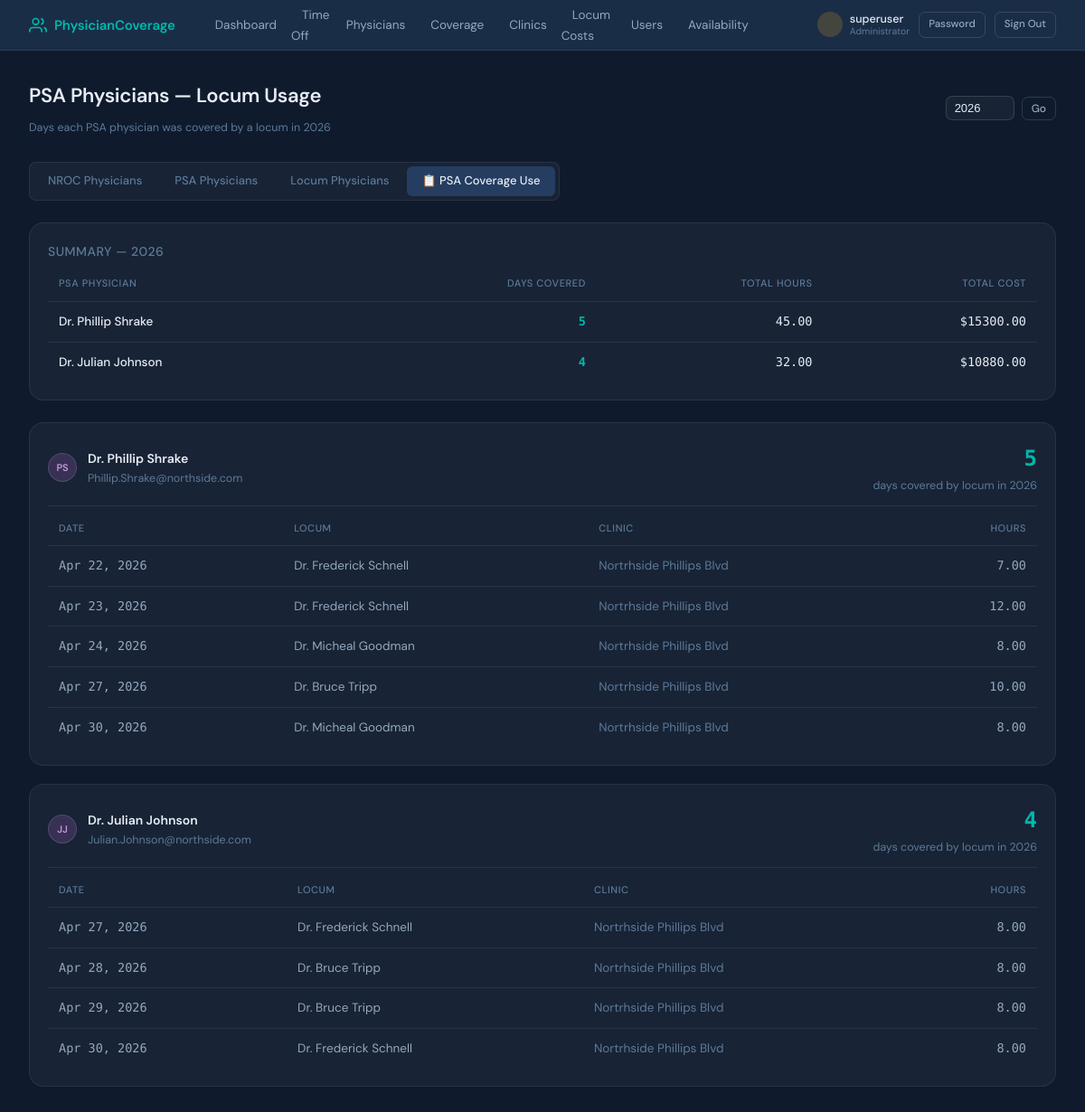
Screenshot of /physicians/psa/coverage-requests/ (signed in) with the database file from the repository.
### coverage_tracker/models.py (models this page shows, shortened)
class UserProfile(models.Model):
    ROLE_CHOICES = [
        ('admin', 'Administrator'),
        ('physician_admin', 'Physician Administrator'),
        ('physician', 'Physician'),
    ]
    SCOPE_CHOICES = [
        ('nroc', 'NROC Physicians'),
        ('psa', 'PSA Physicians'),
        ('all', 'Both NROC and PSA'),
    ]
    user = models.OneToOneField(User, on_delete=models.CASCADE, related_name='profile')
    role = models.CharField(max_length=20, choices=ROLE_CHOICES, default='physician')
    scope = models.CharField(
        max_length=10, choices=SCOPE_CHOICES, default='nroc',
        help_text="Which physician group this login represents."
    )
    physician = models.OneToOneField(
        Physician, on_delete=models.SET_NULL, null=True, blank=True,
        help_text="Optional: link to a specific physician record (not required for shared logins)."
    )
    @property
    def is_admin(self):
        return self.role == 'admin' or self.user.is_superuser

class Physician(models.Model):
    PHYSICIAN_TYPE_CHOICES = [
        ('regular', 'NROC Physician'),
        ('locum', 'Locum / Covering Physician'),
        ('psa', 'PSA Physician'),
    ]
    user = models.OneToOneField(User, on_delete=models.CASCADE, null=True, blank=True)
    first_name = models.CharField(max_length=100)
    last_name = models.CharField(max_length=100)
    email = models.EmailField(unique=True)
    physician_type = models.CharField(max_length=10, choices=PHYSICIAN_TYPE_CHOICES, default='regular')
    total_vacation_days = models.PositiveIntegerField(
        default=20,
        help_text="Annual vacation day allocation (for NROC physicians)"
    )
    daily_rate = models.DecimalField(
        max_digits=10, decimal_places=2, null=True, blank=True,
        help_text="Legacy / standard daily rate (kept for reference — hourly rate is used for pay)"
    )
    hourly_rate = models.DecimalField(
        max_digits=10, decimal_places=2, null=True, blank=True,
        help_text="Hourly rate for locum physicians. Daily pay = hourly rate × hours worked."
    )
    agency = models.CharField(
        max_length=200, blank=True,
        help_text="Staffing agency name (for locum physicians)"
    )
    is_active = models.BooleanField(default=True)
    class Meta:
        ordering = ['physician_type', 'last_name', 'first_name']
    def __str__(self):
        return f"Dr. {self.first_name} {self.last_name}"

class CoverageAssignment(models.Model):
    clinic = models.ForeignKey(Clinic, on_delete=models.CASCADE, related_name='coverage_assignments')
    hours = models.DecimalField(max_digits=5, decimal_places=2, null=True, blank=True)
    covering_physician = models.ForeignKey(
        Physician, on_delete=models.CASCADE, related_name='coverage_assignments',
        limit_choices_to={'physician_type': 'locum'},
        help_text="Locum physician providing coverage"
    )
    covered_physician = models.ForeignKey(
        Physician, on_delete=models.CASCADE, related_name='covered_assignments',
        null=True, blank=True,
        limit_choices_to={'physician_type': 'regular'},
        help_text="NROC physician being covered (optional)"
    )
    date = models.DateField()
    hourly_rate_override = models.DecimalField(
        max_digits=10, decimal_places=2, null=True, blank=True,
        help_text="Override the locum's standard hourly rate for this specific assignment"
    )
    daily_rate_override = models.DecimalField(
        max_digits=10, decimal_places=2, null=True, blank=True,
        help_text="Override the locum's standard daily rate for this specific assignment"
    )
    notes = models.TextField(blank=True)
    created_at = models.DateTimeField(auto_now_add=True)
    class Meta:
        ordering = ['date', 'clinic']
        unique_together = ['clinic', 'covering_physician', 'date']
    @property
    def effective_hourly_rate(self):
        if self.hourly_rate_override is not None:
            return self.hourly_rate_override
        return self.covering_physician.hourly_rate or Decimal('0.00')
    @property
    def effective_daily_rate(self):
        if self.hourly_rate_override is not None or self.covering_physician.hourly_rate:
            return (self.effective_hourly_rate * self.hours).quantize(Decimal('0.01'))
        if self.daily_rate_override is not None:
            return self.daily_rate_override
        return self.covering_physician.daily_rate or Decimal('0.00')
    @property
    def cost(self):
        return self.effective_daily_rate

class Clinic(models.Model):
    name = models.CharField(max_length=200)
    location = models.CharField(max_length=200, blank=True)
    regular_physicians = models.ManyToManyField(
        'Physician',
        blank=True,
        related_name='assigned_clinics',
        limit_choices_to={'physician_type__in': ['regualr', 'psa']},
        help_text= "NROC and PSA physicians permanently assigned to this clinic"
    )
    is_active = models.BooleanField(default=True)
    class Meta:
        ordering = ['name']

### coverage_tracker/views.py (the view)
# urls.py: path('physicians/psa/coverage-requests/', views.psa_coverage_request_view, name='psa_coverage_request'),
@login_required_custom
def psa_coverage_request_view(request):
    year = int(request.GET.get('year', date.today().year))
    physicians = Physician.objects.filter(is_active=True, physician_type='psa').order_by('last_name', 'first_name')
    data = []
    for p in physicians:
        assignments = CoverageAssignment.objects.filter(
            covered_physician=p, date__year=year,
        ).select_related('covering_physician', 'clinic').order_by('date')
        total_hours = sum((a.hours for a in assignments), Decimal('0.00'))
        total_cost = sum((a.cost for a in assignments), Decimal('0.00'))
        data.append({
            'physician': p,
            'assignments': assignments,
            'total': len(assignments),
            'total_hours': total_hours,
            'total_cost': total_cost,
        })
    data.sort(key=lambda r: r['total'], reverse=True)
    return render(request, 'coverage_tracker/psa_coverage_requests.html', {
        'data': data,
        'year': year,
    })

### coverage_tracker/templates/coverage_tracker/psa_coverage_requests.html (shortened to what this page needs)
{% extends "coverage_tracker/base.html" %}
{% block content %}
<div class="page-header">
  <div>
    <h1>PSA Physicians — Locum Usage</h1>
    <p class="text-muted text-sm mt-1">Days each PSA physician was covered by a locum in {{ year }}</p>
  </div>
  <div class="flex gap-2">
    <form method="get" style="display:flex;gap:8px;align-items:center;">
      <input type="number" name="year" value="{{ year }}" min="2020" max="2035"
        style="width:76px;background:var(--card);border:1px solid var(--border-2);border-radius:7px;color:var(--text);padding:5px 9px;font-size:13px;outline:none;">
      <button type="submit" class="btn btn-ghost btn-sm">Go</button>
    </form>
  </div>
</div>
<div class="type-tabs">
  <a href="/physicians/?type=regular&year={{ year }}" class="type-tab">NROC Physicians</a>
  <a href="/physicians/?type=psa&year={{ year }}" class="type-tab">PSA Physicians</a>
  <a href="/physicians/?type=locum" class="type-tab">Locum Physicians</a>
  <a href="/physicians/psa/coverage-requests/?year={{ year }}" class="type-tab active">📋 PSA Coverage Use</a>
</div>
{% if data %}
<div class="card" style="margin-bottom:1.5rem;">
  <h3 style="margin:0 0 1rem;font-size:14px;text-transform:uppercase;letter-spacing:0.5px;color:var(--text-3);">Summary — {{ year }}</h3>
  <div class="table-wrap">
    <table>
      <thead>
        <tr>
           <th>PSA Physician</th>
          <th style="text-align:right;">Days Covered</th>
          <th style="text-align:right;">Total Hours</th>
          <th style="text-align:right;">Total Cost</th>
        </tr>
      </thead>
      <tbody>
        {% for row in data %}
        <tr>
          <td>
            <a href="#physician-{{ row.physician.pk }}" style="color:var(--text);text-decoration:none;font-weight:500;">
              Dr. {{ row.physician.first_name }} {{ row.physician.last_name }}
            </a>
          </td>
          <td style="text-align:right;font-family:'DM Mono',monospace;font-weight:600;{% if row.total > 0 %}color:var(--teal);{% else %}color:var(--text-3);{% endif %}">
            {{ row.total }}
          </td>
          <td style="text-align:right;font-family:'DM Mono',monospace;{% if row.total > 0 %}color:var(--text);{% else %}color:var(--text-3);{% endif %}">
            {{ row.total_hours|floatformat:2 }}
          </td>
          <td style="text-align:right;font-family:'DM Mono',monospace;{% if row.total > 0 %}color:var(--text);{% else %}color:var(--text-3);{% endif %}">
            ${{ row.total_cost|floatformat:2 }}
          </td>
        </tr>
        {% endfor %}
      </tbody>
    </table>
  </div>
</div>
{% for row in data %}
{% if row.assignments %}
<div id="physician-{{ row.physician.pk }}" class="card" style="margin-bottom:1.25rem;">
  <div style="display:flex;align-items:center;justify-content:space-between;margin-bottom:1rem;padding-bottom:0.75rem;border-bottom:1px solid var(--border);">
    <div class="flex items-center gap-3">
      <div class="avatar avatar-locum" style="background:rgba(155,89,182,0.25);color:#c39bd3;">
        {{ row.physician.first_name.0 }}{{ row.physician.last_name.0 }}
      </div>
      <div>
        <a href="/physicians/{{ row.physician.pk }}/" style="font-weight:600;color:var(--text);text-decoration:none;">
          Dr. {{ row.physician.first_name }} {{ row.physician.last_name }}
        </a>
        <div class="text-muted text-sm">{{ row.physician.email }}</div>
      </div>
    </div>
    <div style="text-align:right;">
      <div style="font-size:24px;font-weight:700;font-family:'DM Mono',monospace;color:var(--teal);">{{ row.total }}</div>
      <div class="text-muted text-sm">day{{ row.total|pluralize }} covered by locum in {{ year }}</div>
    </div>
  </div>
  <div class="table-wrap">
    <table>
      <thead>
        <tr>
          <th>Date</th>
          <th>Locum</th>
          <th>Clinic</th>
          <th style="text-align:right;">Hours</th>
        </tr>
      </thead>
      <tbody>
        {% for a in row.assignments %}
        <tr>
          <td style="font-family:'DM Mono',monospace;font-weight:500;">{{ a.date|date:"M j, Y" }}</td>
          <td>{{ a.covering_physician }}</td>
          <td class="text-muted">{{ a.clinic.name|default:"—" }}</td>
          <td style="text-align:right;font-family:'DM Mono',monospace;">{{ a.hours }}</td>
        </tr>
        {% endfor %}
      </tbody>
    </table>
  </div>
</div>
{% endif %}
{% endfor %}
{% else %}
<div class="card">
  <div class="empty-state" style="padding:2rem;text-align:center;">
    No PSA physicians found. <a href="/physicians/add/?type=psa" style="color:var(--teal);">Add one</a>.
  </div>
</div>
{% endif %}
{% endblock %}

### coverage_tracker/templates/coverage_tracker/base.html (shortened to what this page needs)
<!DOCTYPE html>
<html lang="en">
<head>
</head>
<body>
<nav>
  <a href="/" class="nav-brand">
    <svg viewBox="0 0 24 24" fill="none" stroke="currentColor" stroke-width="2">
      <path d="M17 21v-2a4 4 0 0 0-4-4H5a4 4 0 0 0-4 4v2"/><circle cx="9" cy="7" r="4"/>
      <path d="M23 21v-2a4 4 0 0 0-3-3.87"/><path d="M16 3.13a4 4 0 0 1 0 7.75"/>
    </svg>
    PhysicianCoverage
  </a>
  <ul class="nav-links">
    {% if request.user.is_authenticated and request.user.profile.is_admin %}
    <li><a href="/" {% if request.resolver_match.url_name == 'dashboard' %}class="active"{% endif %}>Dashboard</a></li>
    {% endif %}
    <li><a href="/time-off/" >Time Off</a></li>
    {% if request.user.is_authenticated and request.user.profile.is_admin %}
     <li><a href="/physicians/" {% if 'physician' in request.resolver_match.url_name %}class="active"{% endif %}>Physicians</a></li>
    <li><a href="/time-off/approved-coverage/" {% if request.resolver_match.url_name == 'approved_time_off_coverage' or request.resolver_match.url_name == 'assign_locum_to_time_off' %}class="active"{% endif %}>Coverage</a></li>
    <li><a href="/clinics/" {% if 'clinic' in request.resolver_match.url_name %}class="active"{% endif %}>Clinics</a></li>
    <li><a href="/locum-costs/" {% if request.resolver_match.url_name == 'locum_costs' %}class="active"{% endif %}>Locum Costs</a></li>
    <li><a href="/users/" {% if 'user' in request.resolver_match.url_name %}class="active"{% endif %}>Users</a></li>
     <li><a href="/availability/" {% if 'availability' in request.resolver_match.url_name %}class="active"{% endif %}>Availability</a></li>
    {% endif %}
  </ul>
  {% if request.user.is_authenticated %}
    <div style="display:flex;align-items:center;gap:10px;">
      <div style="display:flex;align-items:center;gap:8px;">
        <div style="width:28px;height:28px;border-radius:50%;display:flex;align-items:center;justify-content:center;font-size:10px;font-weight:600;
          {% if request.user.profile.is_admin %}background:rgba(245,166,35,0.2);color:var(--amber);{% else %}background:rgba(0,184,169,0.15);color:var(--teal);{% endif %}">
        </div>
        <div>
          <div style="font-size:12.5px;font-weight:500;color:var(--text);line-height:1.2;">{{ request.user.get_full_name|default:request.user.username }}</div>
          <div style="font-size:10.5px;color:var(--text-3);line-height:1.2;">
            {% if request.user.profile.is_admin %}Administrator{% else %}Physician{% endif %}
          </div>
        </div>
      </div>
      <a href="/account/password/" class="btn btn-ghost btn-sm" style="font-size:11.5px;">Password</a>
      <a href="/logout/" class="btn btn-ghost btn-sm" style="font-size:11.5px;">Sign Out</a>
    </div>
  {% else %}
    <a href="/login/" class="btn btn-ghost btn-sm">Sign In</a>
  {% endif %}
</nav>
<main>
  {% block content %}{% endblock %}
</main>
</body>
</html>

### rows the page displays
Physician: physician.first_name "Phillip", physician.last_name "Shrake", total "5", total_hours "45.00", total_cost "15300.00", physician.first_name.0 "P", physician.last_name.0 "S", physician.email "Phillip.Shrake@northside.com", year "2026"
Physician: physician.first_name "Julian", physician.last_name "Johnson", total "4", total_hours "32.00", total_cost "10880.00", physician.first_name.0 "J", physician.last_name.0 "J", physician.email "Julian.Johnson@northside.com", year "2026"
CoverageAssignment: date "Apr 22, 2026", covering_physician "Dr. Frederick Schnell", clinic.name "Nortrhside Phillips Blvd", hours "7.00"
CoverageAssignment: date "Apr 23, 2026", covering_physician "Dr. Frederick Schnell", clinic.name "Nortrhside Phillips Blvd", hours "12.00"
CoverageAssignment: date "Apr 24, 2026", covering_physician "Dr. Micheal Goodman", clinic.name "Nortrhside Phillips Blvd", hours "8.00"
CoverageAssignment: date "Apr 27, 2026", covering_physician "Dr. Bruce Tripp", clinic.name "Nortrhside Phillips Blvd", hours "10.00"
CoverageAssignment: date "Apr 30, 2026", covering_physician "Dr. Micheal Goodman", clinic.name "Nortrhside Phillips Blvd", hours "8.00"
CoverageAssignment: date "Apr 27, 2026", covering_physician "Dr. Frederick Schnell", clinic.name "Nortrhside Phillips Blvd", hours "8.00"
CoverageAssignment: date "Apr 28, 2026", covering_physician "Dr. Bruce Tripp", clinic.name "Nortrhside Phillips Blvd", hours "8.00"
CoverageAssignment: date "Apr 29, 2026", covering_physician "Dr. Bruce Tripp", clinic.name "Nortrhside Phillips Blvd", hours "8.00"
CoverageAssignment: date "Apr 30, 2026", covering_physician "Dr. Frederick Schnell", clinic.name "Nortrhside Phillips Blvd", hours "8.00"

### other values shown
{{ request.user.get_full_name|default:request.user.username }} "superuser"
{{ year }} "2026"
